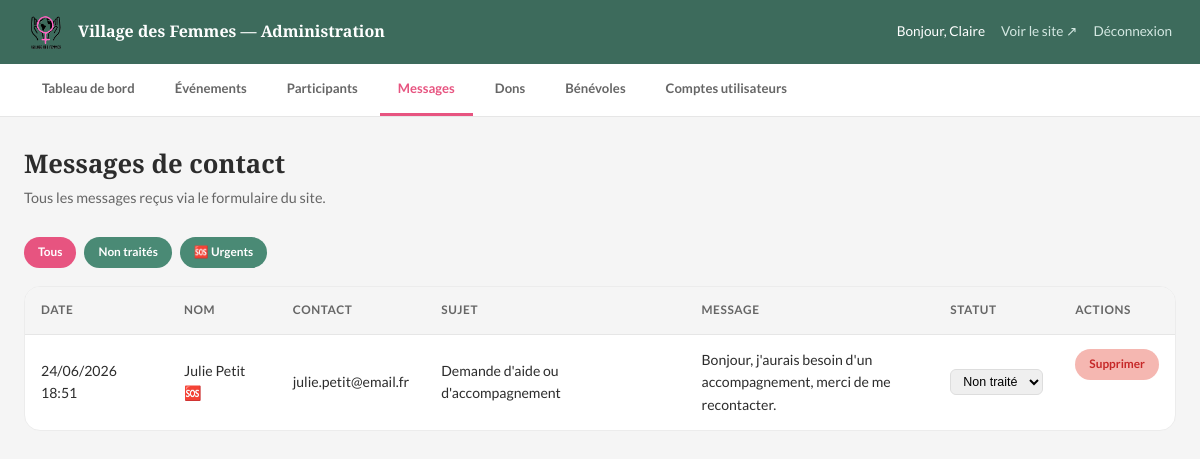
/admin/messages.php (signed in), run on the app's committed database.
### tables this page shows
CREATE TABLE messages_contact (
    id              INT AUTO_INCREMENT PRIMARY KEY,
    prenom          VARCHAR(100) NOT NULL,
    nom             VARCHAR(100) NOT NULL,
    email           VARCHAR(255) NOT NULL,
    telephone       VARCHAR(20),
    sujet           VARCHAR(150) NOT NULL,
    message         TEXT NOT NULL,
    statut          ENUM('non_traite', 'en_cours', 'traite') NOT NULL DEFAULT 'non_traite',
    traite_par      INT,
    date_envoi      DATETIME NOT NULL DEFAULT CURRENT_TIMESTAMP,
    date_traitement DATETIME,
    urgent          BOOLEAN NOT NULL DEFAULT FALSE,
    FOREIGN KEY (traite_par) REFERENCES utilisateurs(id) ON DELETE SET NULL
);

### admin/messages.php (the view, shortened to what this page needs)
<?php
$pdo = getPDO();
$filtre = $_GET['filtre'] ?? 'tous';
$sql = "SELECT m.*, a.prenom AS admin_prenom FROM messages_contact m LEFT JOIN utilisateurs a ON a.id = m.traite_par";
$sql .= " ORDER BY m.urgent DESC, m.date_envoi DESC";
$messages = $pdo->query($sql)->fetchAll();
?>
<!DOCTYPE html>
<html lang="fr">
<head>
  <link rel="stylesheet" href="../styles.css" />
  <link rel="stylesheet" href="admin.css" />
</head>
<body class="admin-body">
  <?php include 'includes/admin-header.php'; ?>
  <div class="admin-content">
    <h1>Messages de contact</h1>
    <p class="admin-sous-titre">Tous les messages reçus via le formulaire du site.</p>
    <div class="admin-page-actions" style="justify-content:flex-start; gap:8px;">
      <a href="messages.php?filtre=tous" class="btn-small <?= $filtre === 'tous' ? 'btn-valider' : 'btn-edit' ?>">Tous</a>
      <a href="messages.php?filtre=non_traite" class="btn-small <?= $filtre === 'non_traite' ? 'btn-valider' : 'btn-edit' ?>">Non traités</a>
      <a href="messages.php?filtre=urgent" class="btn-small <?= $filtre === 'urgent' ? 'btn-valider' : 'btn-edit' ?>">🆘 Urgents</a>
    </div>
    <div class="admin-table-wrap">
      <table class="admin-table">
        <thead>
          <tr><th>Date</th><th>Nom</th><th>Contact</th><th>Sujet</th><th>Message</th><th>Statut</th><th>Actions</th></tr>
        </thead>
        <tbody>
          <?php foreach ($messages as $msg): ?>
            <tr>
              <td><?= htmlspecialchars(date('d/m/Y H:i', strtotime($msg['date_envoi']))) ?></td>
              <td><?= htmlspecialchars($msg['prenom'] . ' ' . $msg['nom']) ?> <?= $msg['urgent'] ? '🆘' : '' ?></td>
              <td>
                <a href="mailto:<?= htmlspecialchars($msg['email']) ?>"><?= htmlspecialchars($msg['email']) ?></a>
              </td>
              <td><?= htmlspecialchars($msg['sujet']) ?></td>
              <td style="max-width:260px; white-space:normal;"><?= nl2br(htmlspecialchars(mb_strimwidth($msg['message'], 0, 160, '…'))) ?></td>
              <td>
                <form method="POST" style="display:flex; gap:6px; align-items:center;">
                  <select name="nouveau_statut" onchange="this.form.submit()" style="font-size:0.78rem; padding:4px 8px; border-radius:6px; border:1px solid #ddd;">
                    <option value="non_traite" <?= $msg['statut'] === 'non_traite' ? 'selected' : '' ?>>Non traité</option>
                  </select>
                </form>
              </td>
              <td class="admin-actions">
                <a href="messages.php?supprimer=<?= $msg['id'] ?>" class="btn-small btn-delete"
                   onclick="return confirm('Supprimer ce message ?');">Supprimer</a>
              </td>
            </tr>
          <?php endforeach; ?>
        </tbody>
      </table>
    </div>
  </div>
</body>
</html>

### styles.css (style rules this page uses)
:root { --rose-pale: #F9D6D8; --rose-vif: #E75480; --rose-bouton: #C8455A; --vert-sauge: #8FBC8F; --vert-fonce: #3D6B5C; --vert-btn: #4A8A75; --noir: #1a1a1a; --blanc: #FFFFFF; --gris-clair: #F5F5F5; --texte: #2C2C2C; --texte-clair: #666666; --radius: 8px; --radius-lg: 16px; --transition: 0.25s ease; }
*, *::before, *::after { box-sizing: border-box; margin: 0; padding: 0; }
html { scroll-behavior: smooth; }
body { font-family: 'Lato', sans-serif; color: var(--texte); background: var(--blanc); line-height: 1.6; }
a { text-decoration: none; color: inherit; }
h1, h2, h3, h4 { font-family: 'Playfair Display', serif; line-height: 1.2; }
h1 { font-size: clamp(2rem, 5vw, 3rem); }

### admin/admin.css (style rules this page uses)
.admin-body { background: var(--gris-clair); min-height: 100vh; }
.admin-content { max-width: 1200px; margin: 0 auto; padding: 32px 24px 60px; }
.admin-content h1 { font-size: 1.6rem; margin-bottom: 6px; }
.admin-sous-titre { color: var(--texte-clair); font-size: 0.9rem; margin-bottom: 28px; }
.admin-table-wrap { background: var(--blanc); border-radius: var(--radius-lg); border: 1px solid #ececec; overflow-x: auto; }
table.admin-table { width: 100%; border-collapse: collapse; font-size: 0.88rem; }
table.admin-table th { text-align: left; padding: 14px 16px; background: var(--gris-clair); font-size: 0.74rem; font-weight: 700; text-transform: uppercase; letter-spacing: 0.05em; color: var(--texte-clair); border-bottom: 1px solid #e6e6e6; }
table.admin-table td { padding: 14px 16px; border-bottom: 1px solid #f0f0f0; vertical-align: middle; }
table.admin-table tr:last-child td { border-bottom: none; }
.admin-actions { display: flex; gap: 8px; }
.btn-small { padding: 6px 14px; border-radius: 20px; font-size: 0.74rem; font-weight: 700; border: none; cursor: pointer; text-decoration: none; display: inline-block; }
.btn-small.btn-edit { background: var(--vert-btn); color: var(--blanc); }
.btn-small.btn-delete { background: #f5b7b1; color: #c62828; }
.btn-small.btn-valider { background: var(--rose-vif); color: var(--blanc); }
.admin-page-actions { display: flex; justify-content: flex-end; margin-bottom: 18px; }

### data on the page
messages_contact: date_envoi "24/06/2026 18:51", prenom+nom "Julie Petit", email "julie.petit@email.fr", sujet "Demande d'aide ou d'accompagnement", message "Bonjour, j'aurais besoin d'un accompagnement, merci de me recontacter.", nouveau_statut "Non traité"

### other printed values
$_SESSION['prenom'] "Claire"
